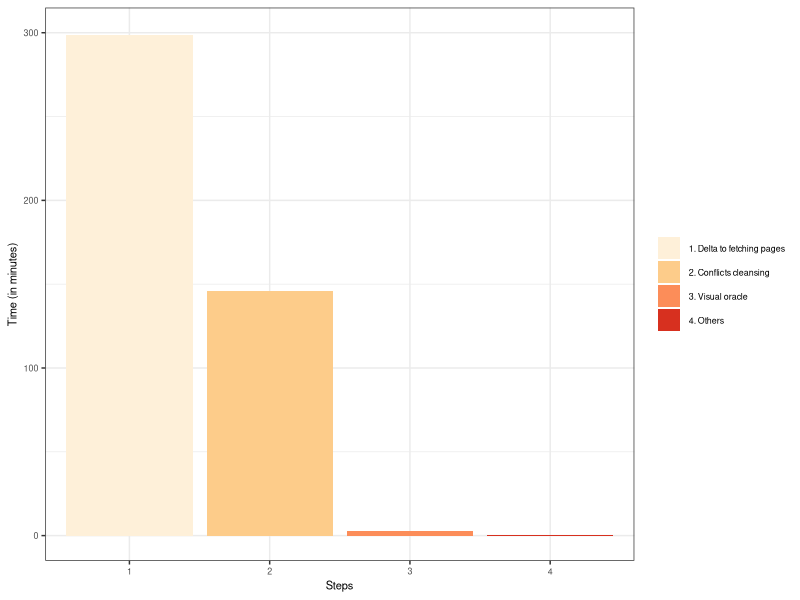

This figure's R source:
# library(ggplot2)
# library(dplyr)

# steps <- c("Delta of initial fetching", "Delta of searching", "Delta of cleansing", "Delta of visual oracle")
# hours <- c(77.4, 464.65, 73.8, 2.3) # in minutes

# subjects_table <- data.frame(steps, hours) 
# colnames(subjects_table) <- c("Deltas", "Total")
# subjects_total <- sum(subjects_table[,2])
# subjects_total

# # ggplot(subjects_table, aes(x="",y=Total, fill= Deltas)) +
# # geom_bar(width = 1,color="white", stat="identity") +
# # coord_polar(theta="y", start=0) +
# # labs(y="", x="") +
# # guides(fill = guide_legend(reverse = TRUE))

# # Why Barplot Is Not A Good Visual:

# ggplot(subjects_table, aes(x = "", y = Total, fill = Deltas)) +
# geom_bar(width = 1, color="white", stat = "identity")

library("ggplot2")
library("dplyr")
# expression(delta)
# deltas <- c("1. Delta to fetching pages", "2. Delta", "3. Conflicts cleansing", "4. Visual oracle")
# time <- c(81.66, 195.98, 71.8, 2.73) # in minutes
deltas <- c("1. Delta to fetching pages", "2. Conflicts cleansing", "3. Visual oracle", "4. Others")
time <- c(298.51, 145.63, 2.6, 0.37 ) # in minutes

subjects_table <- data.frame(deltas, time)
colnames(subjects_table) <- c("Iterations", "Time (in minutes)")

pdf("delta-consuming.pdf", width = 3.5, height = 1.3)

subjects_table

my.labs <- list(bquote(delta), "2. Conflicts cleansing", "3. Visual oracle", "4. Others")

ggplot(subjects_table, aes(x = deltas, y = time, fill=deltas)) + 
geom_bar(stat = "identity") +
scale_fill_brewer(palette="OrRd") +
theme_bw()+
theme(text=element_text(size=8),
    legend.background = element_blank(),
    legend.title = element_blank(),
    # axis.title.y = element_text(size=8),
    # axis.text.y = element_text(size=8),
) +
scale_y_continuous( limits = c(0,300) ) +
scale_x_discrete(labels = c(1,2,3,4)) +
scale_colour_manual(values=1:2,breaks=deltas,
                      labels=my.labs) +
labs(x="Steps", y = "Time (in minutes)")